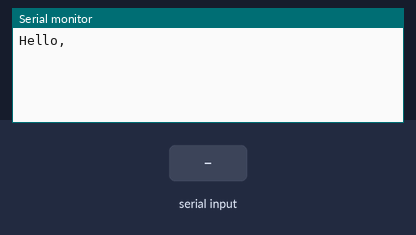
The sketch below on a simulated Arduino Uno, built with avr-gcc and run on an emulated ATmega328P. On the bench: the last lines printed to the serial monitor. Inputs (shaded band) come from the test bench.

Above: at 1.2 s.
1.3 s: "1" received over Serial
At 1.7 s:
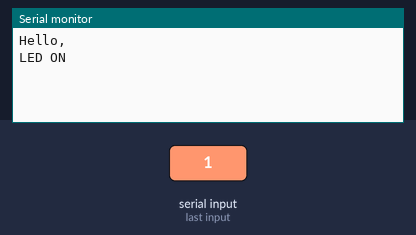
2.8 s: "0" received over Serial
At 4.0 s:
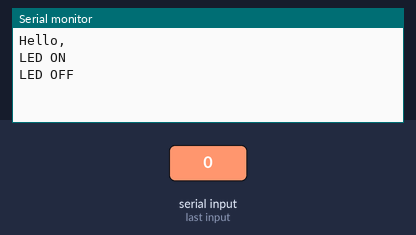

The sketch:

_01.ino
```cpp
const byte LED=13;
char val;

void setup()
{
Serial.begin(9600);
Serial.println("Hello,");
}

void loop(){
  if(Serial.available()){
    val = Serial.read();
    if(val=='1'){
      digitalWrite(LED, HIGH);
      Serial.print("LED ON\n");
    } else if (val=='0'){
     digitalWrite(LED, LOW);
     Serial.print("LED OFF\n");
  }
}
}
```

Measured:
- after the input at 1.3 s, the serial monitor: prints a new line at once (image 1)
- after the input at 2.8 s, the serial monitor: prints a new line at once (image 2)
